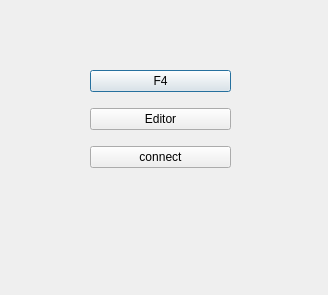
<?xml version="1.0" encoding="UTF-8"?>
<ui version="4.0">
 <class>Dialog</class>
 <widget class="QDialog" name="Dialog">
  <property name="geometry">
   <rect>
    <x>0</x>
    <y>0</y>
    <width>328</width>
    <height>295</height>
   </rect>
  </property>
  <property name="windowTitle">
   <string>Dialog</string>
  </property>
  <widget class="QWidget" name="layoutWidget">
   <property name="geometry">
    <rect>
     <x>90</x>
     <y>60</y>
     <width>141</width>
     <height>121</height>
    </rect>
   </property>
   <layout class="QVBoxLayout" name="verticalLayout">
    <item>
     <widget class="QPushButton" name="pushButton">
      <property name="text">
       <string>F4</string>
      </property>
     </widget>
    </item>
    <item>
     <widget class="QPushButton" name="btnEditor">
      <property name="text">
       <string>Editor</string>
      </property>
     </widget>
    </item>
    <item>
     <widget class="QPushButton" name="btnConnect">
      <property name="text">
       <string>connect</string>
      </property>
     </widget>
    </item>
   </layout>
  </widget>
 </widget>
 <resources/>
 <connections>
  <connection>
   <sender>pushButton</sender>
   <signal>clicked()</signal>
   <receiver>Dialog</receiver>
   <slot>exec()</slot>
   <hints>
    <hint type="sourcelabel">
     <x>135</x>
     <y>77</y>
    </hint>
    <hint type="destinationlabel">
     <x>194</x>
     <y>1</y>
    </hint>
   </hints>
  </connection>
 </connections>
</ui>
